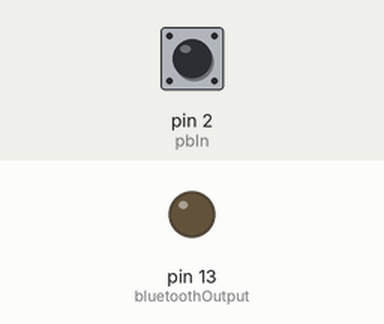
The sketch below on a simulated Arduino Uno, built with avr-gcc and run on an emulated ATmega328P. Shown: output pins drawn as LEDs (lit = HIGH). Inputs (shaded band) come from the test bench; at power-on: pin 2 (pbIn) HIGH.

Above: at 1.2 s.
1.3 s: pin 2 (pbIn) pulsed LOW 2 times (0.12 s each, 0.3 s apart)
At 2.8 s:
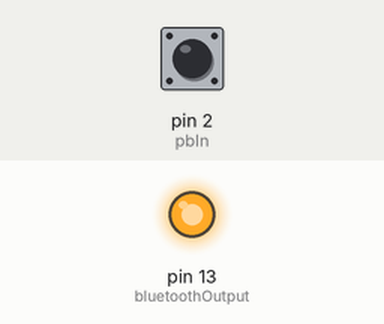
Timing chart, 0 to 4.5 s (numbered marks = the images above; inputs shaded):
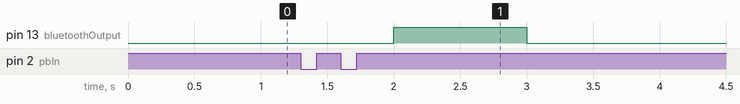

The sketch:

ArduinoCode.ino
```cpp
#include <MsTimer2.h> //Timer interrupt function
int pbIn = 2;
int bluetoothOutput = 13;
int count = 0;
volatile int state = LOW; //Define bluetoothOutput, default is off

void setup()
{
     Serial.begin(9600);
     pinMode(bluetoothOutput, OUTPUT);
     attachInterrupt(digitalPinToInterrupt(pbIn), stateChange, FALLING);
// Sets the interrupt function, falling edge triggered interrupts.
     MsTimer2::set(1000, process); // Set the timer interrupt time 1000ms
     MsTimer2::start();//Timer interrupt start
}

void loop()
{
    delay(1);
/*if(state == HIGH)
//When moving objects are detected later, 2s shut down automatically after //the bluetoothOutput light is convenient.
  {
    delay(2000);
    state = LOW;
    digitalWrite(bluetoothOutput, state); //Turn off led
  }
*/
 }

void stateChange()  //Interrupt function
{
  count++;

}

void process()   //Timer handler
{
  if(count > 1)
//1000ms interrupt number greater than 1 is considered detected a moving object //(this value can be adjusted according to the actual situation, equivalent to //adjust the detection threshold of the speed of a moving object)
       {
                   state = HIGH;
                   digitalWrite(bluetoothOutput, state);    //Lighting led
                   count = 0;   //Count zero
       }
  else{
            state = LOW;
            count = 0;
            digitalWrite(bluetoothOutput, state);
        }
//In 1000ms, interrupts does not reach set threshold value is considered not detect //moving objects, interrupt the count number is cleared to zero.
}
```

Measured:
- after the input at 1.3 s, pin 13 (bluetoothOutput): LOW → HIGH after 0.70 s, → LOW 1.0 s later
